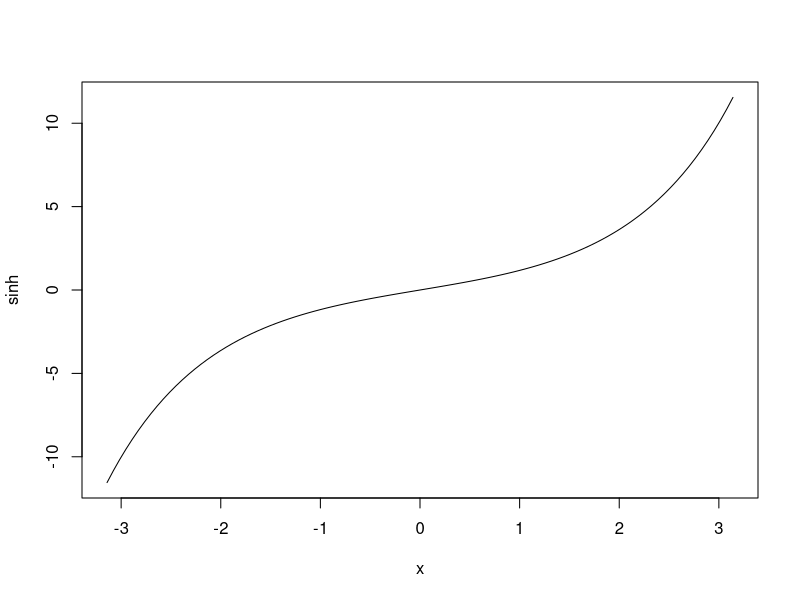

Reproduce this figure in R. (Note: this script raises an error after producing the figure.)
#Better plotting options

upper <- pi
lower <- -pi
plot(sinh, lower, upper)


#doesnt work
plot(cos + 1, lower, upper)


#works
funca <- function(x){
	(cos(x) + 1)/2
}
plot(funca, lower, upper)